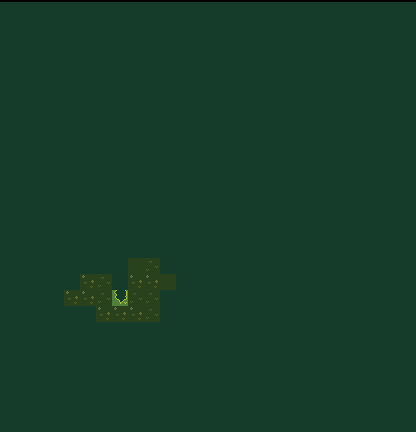

The image is a tile-based game level rendered from a .tmx file. Its description and source (layers, tilesets, objects; grid data summarised) follow:
An orthogonal 26x27 tile map with 16x16 px tiles, 4 tile layers (background, collision, walls, foreground), 2 tilesets and 5 objects (2x spawnpoint, enemy, door, hitswitch).

<map version="1.0" orientation="orthogonal" width="26" height="27" tilewidth="16" tileheight="16">
 <properties>
  <property name="Music" value="SpiritGuardIndoors" />
  <property name="Name" value="FIELD" />
 </properties>
 <tileset firstgid="1" name="tilemap" tilewidth="16" tileheight="16">
  <tileoffset x="0" y="2" />
  <image source="gfx/tilemap.png" width="160" height="320" />
 </tileset>
 <tileset firstgid="201" name="objects" tilewidth="16" tileheight="16">
  <image source="gfx/objects.png" width="192" height="16" />
 </tileset>
 <layer name="background" width="26" height="27" opacity="0.51">
  <data>[702 cells, 702 non-empty, 3 distinct tile ids]</data>
 </layer>
 <layer name="collision" width="26" height="27">
  <data>[702 cells, 686 non-empty, 2 distinct tile ids]</data>
 </layer>
 <layer name="walls" width="26" height="27" opacity="0.5">
  <data>[702 cells, 0 non-empty, 0 distinct tile ids]</data>
 </layer>
 <objectgroup name="objects" width="26" height="27">
  <object type="enemy" gid="203" x="128" y="288" />
  <object name="Bow2Door1" type="door" gid="210" x="160" y="288" />
  <object name="Bow2hitswitch1" type="hitswitch" gid="212" x="112" y="320">
   <properties>
    <property name="door" value="bow2door1" />
   </properties>
  </object>
  <object type="spawnpoint" gid="201" x="160" y="288">
   <properties>
    <property name="exitDirection" value="left" />
    <property name="name" value="bow2tobow3" />
    <property name="targetmap" value="Bow3" />
    <property name="targetspawn" value="bow2tobow3" />
   </properties>
  </object>
  <object type="spawnpoint" gid="201" x="64" y="304">
   <properties>
    <property name="exitDirection" value="right" />
    <property name="name" value="bow1tobow2" />
    <property name="targetmap" value="Bow1" />
    <property name="targetspawn" value="bow1tobow2" />
   </properties>
  </object>
 </objectgroup>
 <layer name="foreground" width="26" height="27" opacity="0.5">
  <data>[702 cells, 0 non-empty, 0 distinct tile ids]</data>
 </layer>
</map>
